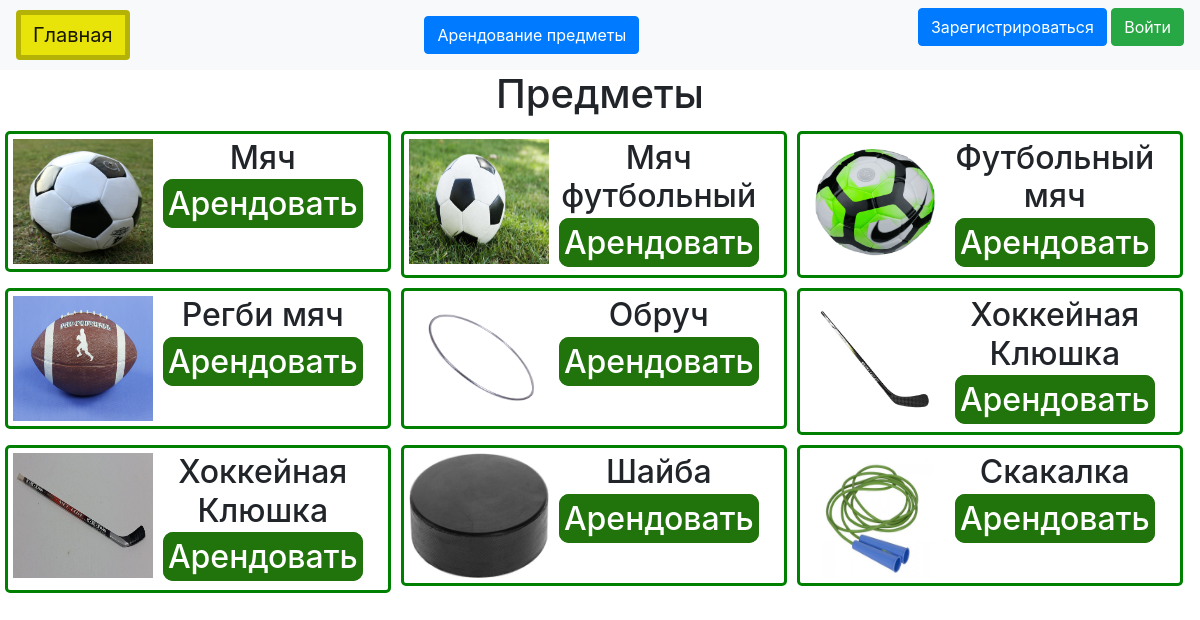
The page / on the database its author committed.
### data/news.py (models this page shows)
class Asortiment(SqlAlchemyBase):
    __tablename__ = 'asortiment'
    id = sqlalchemy.Column(sqlalchemy.Integer, primary_key=True, autoincrement=True)
    name = sqlalchemy.Column(sqlalchemy.String, nullable=True)
    status = sqlalchemy.Column(sqlalchemy.String, nullable=True)
    arend = sqlalchemy.Column(sqlalchemy.String, nullable=True)
    photo_href = sqlalchemy.Column(sqlalchemy.String, nullable=True)
    id_type = sqlalchemy.Column(sqlalchemy.Integer, sqlalchemy.ForeignKey('idtype.id'))
    is_private = sqlalchemy.Column(sqlalchemy.Boolean, default=True)
    user_id = sqlalchemy.Column(sqlalchemy.Integer, sqlalchemy.ForeignKey("users.id"))
    users = orm.relationship('Users')
    idtype = orm.relationship("Idtype")
    request = orm.relationship("Request", back_populates='asortiment')

### main.py (the view)
@app.route("/")
def index():
        db_sess = db_session.create_session()
        check_out(db_sess)
        if current_user.is_authenticated:
            if current_user.user_access == "baned":
                abort(404)
            else:
                user = db_sess.query(Users).filter_by(id=current_user.id).first()
                item = db_sess.query(Asortiment).all()
        else:
            item = db_sess.query(Asortiment).all()
            user = None
        return render_template("index.html",
                            news=item,
                            user=user,
                            title="Главная"
                            )

### data/db_session.py (called while the page is built)
def create_session() -> Session:
    global __factory
    return __factory()

### main.py (called while the page is built)
def check_out(db_sess):
    requests = db_sess.query(Request).all()
    date = str(dt.today()).split()[0]
    for request in requests:
        print(date, request.date_end, date >= request.date_end)
        if request.approved == False and date >= request.date_start:
            db_sess.delete(request)
        elif request.approved == True and date >= request.date_start:
            if request.approved == True and date >= request.date_end:
                if "Завершён" != request.type:
                    db_sess.query(Request).filter_by(id=request.id).update({'type': "Завершён"})
            else:
                db_sess.query(Request).filter_by(id=request.id).update({'type': "Идёт"})
    db_sess.commit()
    return True

### templates/index.html
{% extends "base.html" %}
{% block content %}
    <h1>Предметы</h1>
    <div class="grates">
    {% for item in news %}
        <div class="itemMy">
            <div class="itemn">
                <div class="itemll">
                    <img class="imgsize" src="/{{ item.photo_href }}">
                </div>
                <div class="itemrr">
                    <div>
                        <h2 class="cental">{{ item.name }}</h2>
                        <h2 class="cental"><a class="borderG backcolor" href="/request/{{ item.id }}">Арендовать</a></h2>
                    </div>
                </div>
            </div>
        </div>
    {% endfor %}
    </div>
{% endblock %}

### static/styles/Styles.css (style rules this page uses)
h1 { text-align: center; }
.borderG { border: 5px solid rgb(32, 116, 11); border-radius: 10px; }
.cental { text-align: center; }
.itemMy { padding: 5px; }
.itemn { padding: 5px; border: 3px solid green; display: flex; border-radius: 5px; }
.itemll { float: left; width: 35%; }
.itemrr { float: right; width: 65%; }
.imgsize { height: 125px; width: 140px; }
.backcolor { background-color: rgb(32, 116, 11); color: white; }
@media (max-width: 70000px) { .grates { grid-template-columns: repeat(8, 12.5%); display: grid; grid-auto-rows: minmax(20%, auto); } }
@media (max-width: 2800px) { .grates { grid-template-columns: repeat(6, 16.7%); display: grid; grid-auto-rows: minmax(20%, auto); } }
@media (max-width: 2600px) { .grates { grid-template-columns: repeat(5, 20%); display: grid; grid-auto-rows: minmax(20%, auto); } }
@media (max-width: 1900px) { .grates { grid-template-columns: repeat(4, 25%); display: grid; grid-auto-rows: minmax(20%, auto); } }
@media (max-width: 1540px) { .grates { grid-template-columns: repeat(3, 33%); display: grid; grid-auto-rows: minmax(20%, auto); } }

### rows shown on the page
Asortiment: photo_href (picture), name "Мяч"
Asortiment: photo_href (picture), name "Мяч футбольный"
Asortiment: photo_href (picture), name "Футбольный мяч"
Asortiment: photo_href (picture), name "Регби мяч"
Asortiment: photo_href (picture), name "Обруч"
Asortiment: photo_href (picture), name "Хоккейная Клюшка"
Asortiment: photo_href (picture), name "Хоккейная Клюшка"
Asortiment: photo_href (picture), name "Шайба"
Asortiment: photo_href (picture), name "Скакалка"
